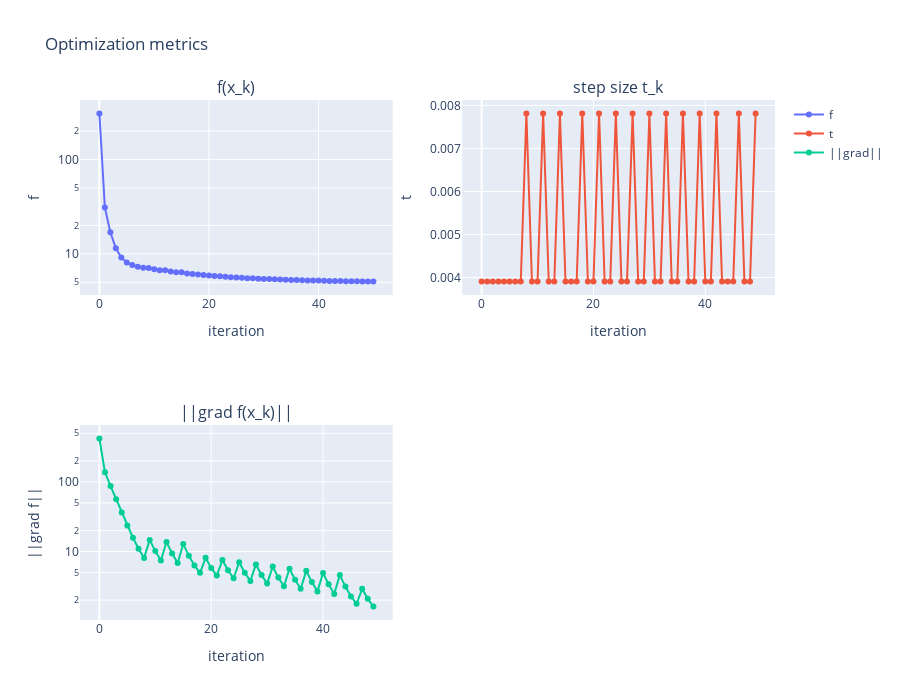

The code cell stored with this chart in its notebook:
### Code cell
show_isosurface_with_path(f, history, grid_range=(-1.2, 1.2), vol_n=50)
plot_metrics(history, log_f=True, log_grad=True)
save_video_xyz(history, filename="opt_path_simple.mp4", fps=8)

### Figure 1 — Plotly figure (JSON) as saved in the notebook; plotly's stock layout.template omitted (floating-point values rounded to 4 significant figures)
{"data": [{"mode": "lines+markers", "name": "f", "type": "scatter", "xaxis": "x", "y": [306.0, 30.92, 16.96, 11.48, 9.146, 8.107, 7.606, 7.329, 7.148, 7.109, 6.876, 6.726, 6.709, 6.511, 6.387, 6.385, 6.218, 6.115, 6.039, 5.982, 5.896, 5.834, 5.792, 5.72, 5.67, 5.64, 5.579, 5.538, 5.517, 5.466, 5.432, 5.418, 5.375, 5.347, 5.338, 5.302, 5.279, 5.273, 5.243, 5.224, 5.221, 5.196, 5.18, 5.18, 5.158, 5.145, 5.135, 5.127, 5.116, 5.108, 5.103], "yaxis": "y"}, {"mode": "lines+markers", "name": "t", "type": "scatter", "xaxis": "x2", "y": [0.003906, 0.003906, 0.003906, 0.003906, 0.003906, 0.003906, 0.003906, 0.003906, 0.007812, 0.003906, 0.003906, 0.007812, 0.003906, 0.003906, 0.007812, 0.003906, 0.003906, 0.003906, 0.007812, 0.003906, 0.003906, 0.007812, 0.003906, 0.003906, 0.007812, 0.003906, 0.003906, 0.007812, 0.003906, 0.003906, 0.007812, 0.003906, 0.003906, 0.007812, 0.003906, 0.003906, 0.007812, 0.003906, 0.003906, 0.007812, 0.003906, 0.003906, 0.007812, 0.003906, 0.003906, 0.003906, 0.007812, 0.003906, 0.003906, 0.007812], "yaxis": "y2"}, {"mode": "lines+markers", "name": "||grad||", "type": "scatter", "xaxis": "x3", "y": [421.2, 137.8, 87.37, 56.19, 36.3, 23.68, 15.77, 10.94, 8.101, 14.7, 10.14, 7.445, 13.71, 9.401, 6.849, 12.79, 8.727, 6.308, 4.939, 8.106, 5.815, 4.51, 7.534, 5.365, 4.123, 7.007, 4.955, 3.773, 6.52, 4.58, 3.456, 6.071, 4.238, 3.17, 5.655, 3.924, 2.91, 5.271, 3.637, 2.674, 4.915, 3.373, 2.459, 4.584, 3.13, 2.265, 1.775, 2.907, 2.087, 1.621], "yaxis": "y3"}], "layout": {"annotations": [{"font": {"size": 16}, "showarrow": false, "text": "f(x_k)", "x": 0.225, "xanchor": "center", "xref": "paper", "y": 1, "yanchor": "bottom", "yref": "paper"}, {"font": {"size": 16}, "showarrow": false, "text": "step size t_k", "x": 0.775, "xanchor": "center", "xref": "paper", "y": 1, "yanchor": "bottom", "yref": "paper"}, {"font": {"size": 16}, "showarrow": false, "text": "||grad f(x_k)||", "x": 0.225, "xanchor": "center", "xref": "paper", "y": 0.375, "yanchor": "bottom", "yref": "paper"}], "height": 700, "title": {"text": "Optimization metrics"}, "width": 900, "xaxis": {"anchor": "y", "domain": [0, 0.45], "title": {"text": "iteration"}}, "xaxis2": {"anchor": "y2", "domain": [0.55, 1], "title": {"text": "iteration"}}, "xaxis3": {"anchor": "y3", "domain": [0, 0.45], "title": {"text": "iteration"}}, "yaxis": {"anchor": "x", "domain": [0.625, 1], "title": {"text": "f"}, "type": "log"}, "yaxis2": {"anchor": "x2", "domain": [0.625, 1], "title": {"text": "t"}}, "yaxis3": {"anchor": "x3", "domain": [0, 0.375], "title": {"text": "||grad f||"}, "type": "log"}}}
